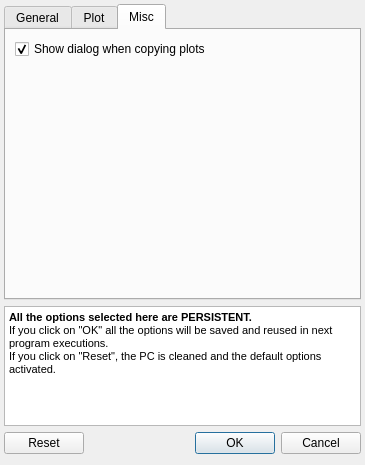
<?xml version="1.0" encoding="UTF-8"?>
<ui version="4.0">
 <class>CProgOptions</class>
 <widget class="QDialog" name="CProgOptions">
  <property name="geometry">
   <rect>
    <x>0</x>
    <y>0</y>
    <width>473</width>
    <height>453</height>
   </rect>
  </property>
  <property name="sizePolicy">
   <sizepolicy hsizetype="Fixed" vsizetype="Fixed">
    <horstretch>0</horstretch>
    <verstretch>0</verstretch>
   </sizepolicy>
  </property>
  <property name="windowTitle">
   <string>Dialog</string>
  </property>
  <layout class="QVBoxLayout" name="verticalLayout_3">
   <property name="spacing">
    <number>6</number>
   </property>
   <property name="sizeConstraint">
    <enum>QLayout::SetFixedSize</enum>
   </property>
   <property name="leftMargin">
    <number>4</number>
   </property>
   <property name="topMargin">
    <number>4</number>
   </property>
   <property name="rightMargin">
    <number>4</number>
   </property>
   <item>
    <widget class="QTabWidget" name="tabWidget">
     <property name="currentIndex">
      <number>2</number>
     </property>
     <widget class="QWidget" name="genTab">
      <attribute name="title">
       <string>General</string>
      </attribute>
      <layout class="QVBoxLayout" name="verticalLayout_4">
       <item>
        <widget class="QCheckBox" name="remWinCkb">
         <property name="text">
          <string>Remember windows' positions and sizes</string>
         </property>
        </widget>
       </item>
       <item>
        <widget class="QCheckBox" name="largeFCkb">
         <property name="text">
          <string>Use larger fonts in DataSelection Window</string>
         </property>
        </widget>
       </item>
       <item>
        <widget class="QCheckBox" name="commasCkb">
         <property name="text">
          <string>Accept commas as separators in input ADF files</string>
         </property>
        </widget>
       </item>
       <item>
        <widget class="QCheckBox" name="trimCkb">
         <property name="text">
          <string>Trim quotes at beginning and end of CSV names</string>
         </property>
        </widget>
       </item>
       <item>
        <widget class="QCheckBox" name="useOldColorsCkb">
         <property name="text">
          <string>Use R-G-B as first colors</string>
         </property>
        </widget>
       </item>
       <item>
        <widget class="QCheckBox" name="CompactMMCkb">
         <property name="text">
          <string>Compact varMenu with mat Modelica files</string>
         </property>
        </widget>
       </item>
       <item>
        <layout class="QHBoxLayout" name="horizontalLayout" stretch="0,8,0,0">
         <item>
          <spacer name="horizontalSpacer_2">
           <property name="orientation">
            <enum>Qt::Horizontal</enum>
           </property>
           <property name="sizeHint" stdset="0">
            <size>
             <width>40</width>
             <height>20</height>
            </size>
           </property>
          </spacer>
         </item>
         <item>
          <widget class="QLabel" name="label">
           <property name="text">
            <string>Default frequency for fourier analysis:</string>
           </property>
          </widget>
         </item>
         <item>
          <widget class="QLineEdit" name="freqEdit">
           <property name="maximumSize">
            <size>
             <width>50</width>
             <height>16777215</height>
            </size>
           </property>
          </widget>
         </item>
         <item>
          <spacer name="horizontalSpacer">
           <property name="orientation">
            <enum>Qt::Horizontal</enum>
           </property>
           <property name="sizeHint" stdset="0">
            <size>
             <width>40</width>
             <height>20</height>
            </size>
           </property>
          </spacer>
         </item>
        </layout>
       </item>
      </layout>
     </widget>
     <widget class="QWidget" name="plotTab">
      <attribute name="title">
       <string>Plot</string>
      </attribute>
      <layout class="QVBoxLayout" name="verticalLayout_2">
       <item>
        <widget class="QGroupBox" name="groupBox">
         <property name="title">
          <string/>
         </property>
         <layout class="QVBoxLayout" name="verticalLayout">
          <item>
           <widget class="QCheckBox" name="autoUnitCkb">
            <property name="text">
             <string>Automatically assign units to known variables</string>
            </property>
           </widget>
          </item>
          <item>
           <widget class="QCheckBox" name="useBrakCkb">
            <property name="text">
             <string>Use brackets around units of measure</string>
            </property>
           </widget>
          </item>
          <item>
           <widget class="QCheckBox" name="useGridsCkb">
            <property name="text">
             <string>Use grids</string>
            </property>
           </widget>
          </item>
          <item>
           <widget class="QCheckBox" name="useBarCkb">
            <property name="text">
             <string>Use bar chart for single frequency scan plots</string>
            </property>
           </widget>
          </item>
          <item>
           <widget class="QCheckBox" name="onlyPointsCkb">
            <property name="text">
             <string>Use dotted plots (no connecting lines)</string>
            </property>
           </widget>
          </item>
          <item>
           <spacer name="verticalSpacer">
            <property name="orientation">
             <enum>Qt::Vertical</enum>
            </property>
            <property name="sizeHint" stdset="0">
             <size>
              <width>20</width>
              <height>40</height>
             </size>
            </property>
           </spacer>
          </item>
          <item>
           <widget class="QGroupBox" name="plotPenWidthGrp">
            <property name="sizePolicy">
             <sizepolicy hsizetype="Preferred" vsizetype="Minimum">
              <horstretch>0</horstretch>
              <verstretch>0</verstretch>
             </sizepolicy>
            </property>
            <property name="maximumSize">
             <size>
              <width>16777215</width>
              <height>60</height>
             </size>
            </property>
            <property name="title">
             <string>default PlotPenWidth</string>
            </property>
            <layout class="QHBoxLayout" name="horizontalLayout_2">
             <property name="spacing">
              <number>3</number>
             </property>
             <property name="leftMargin">
              <number>4</number>
             </property>
             <property name="topMargin">
              <number>4</number>
             </property>
             <property name="rightMargin">
              <number>4</number>
             </property>
             <property name="bottomMargin">
              <number>4</number>
             </property>
             <item>
              <widget class="QRadioButton" name="widthThinBtn">
               <property name="text">
                <string>thin</string>
               </property>
              </widget>
             </item>
             <item>
              <widget class="QRadioButton" name="widthThickBtn">
               <property name="text">
                <string>thick</string>
               </property>
              </widget>
             </item>
             <item>
              <widget class="QRadioButton" name="widthAutoBtn">
               <property name="text">
                <string>auto</string>
               </property>
               <property name="checked">
                <bool>true</bool>
               </property>
              </widget>
             </item>
            </layout>
           </widget>
          </item>
         </layout>
        </widget>
       </item>
      </layout>
     </widget>
     <widget class="QWidget" name="miscTab">
      <attribute name="title">
       <string>Misc</string>
      </attribute>
      <layout class="QVBoxLayout" name="verticalLayout_5">
       <item>
        <widget class="QCheckBox" name="clpbrdDlgCkb">
         <property name="text">
          <string>Show dialog when copying plots</string>
         </property>
         <property name="checked">
          <bool>true</bool>
         </property>
        </widget>
       </item>
       <item>
        <spacer name="verticalSpacer_2">
         <property name="orientation">
          <enum>Qt::Vertical</enum>
         </property>
         <property name="sizeHint" stdset="0">
          <size>
           <width>20</width>
           <height>40</height>
          </size>
         </property>
        </spacer>
       </item>
      </layout>
     </widget>
    </widget>
   </item>
   <item>
    <widget class="QTextBrowser" name="textBrowser">
     <property name="sizePolicy">
      <sizepolicy hsizetype="Preferred" vsizetype="Maximum">
       <horstretch>0</horstretch>
       <verstretch>0</verstretch>
      </sizepolicy>
     </property>
     <property name="maximumSize">
      <size>
       <width>16777215</width>
       <height>120</height>
      </size>
     </property>
     <property name="html">
      <string>&lt;!DOCTYPE HTML PUBLIC &quot;-//W3C//DTD HTML 4.0//EN&quot; &quot;http://www.w3.org/TR/REC-html40/strict.dtd&quot;&gt;
&lt;html&gt;&lt;head&gt;&lt;meta name=&quot;qrichtext&quot; content=&quot;1&quot; /&gt;&lt;style type=&quot;text/css&quot;&gt;
p, li { white-space: pre-wrap; }
&lt;/style&gt;&lt;/head&gt;&lt;body style=&quot; font-family:'MS Shell Dlg 2'; font-size:8.25pt; font-weight:400; font-style:normal;&quot;&gt;
&lt;p style=&quot; margin-top:0px; margin-bottom:0px; margin-left:0px; margin-right:0px; -qt-block-indent:0; text-indent:0px;&quot;&gt;&lt;span style=&quot; font-size:8pt; font-weight:600;&quot;&gt;All the options selected here are PERSISTENT.&lt;/span&gt;&lt;/p&gt;
&lt;p style=&quot; margin-top:0px; margin-bottom:0px; margin-left:0px; margin-right:0px; -qt-block-indent:0; text-indent:0px;&quot;&gt;&lt;span style=&quot; font-size:8pt;&quot;&gt;If you click on &amp;quot;OK&amp;quot; all the options will be saved and reused in next program executions.&lt;/span&gt;&lt;/p&gt;
&lt;p style=&quot; margin-top:0px; margin-bottom:0px; margin-left:0px; margin-right:0px; -qt-block-indent:0; text-indent:0px;&quot;&gt;&lt;span style=&quot; font-size:8pt;&quot;&gt;If you click on &amp;quot;Reset&amp;quot;, the PC is cleaned and the default options activated.&lt;/span&gt;&lt;/p&gt;&lt;/body&gt;&lt;/html&gt;</string>
     </property>
    </widget>
   </item>
   <item>
    <widget class="QDialogButtonBox" name="buttonBox">
     <property name="orientation">
      <enum>Qt::Horizontal</enum>
     </property>
     <property name="standardButtons">
      <set>QDialogButtonBox::Cancel|QDialogButtonBox::Ok|QDialogButtonBox::Reset</set>
     </property>
    </widget>
   </item>
  </layout>
 </widget>
 <resources/>
 <connections>
  <connection>
   <sender>buttonBox</sender>
   <signal>accepted()</signal>
   <receiver>CProgOptions</receiver>
   <slot>accept()</slot>
   <hints>
    <hint type="sourcelabel">
     <x>248</x>
     <y>254</y>
    </hint>
    <hint type="destinationlabel">
     <x>157</x>
     <y>274</y>
    </hint>
   </hints>
  </connection>
  <connection>
   <sender>buttonBox</sender>
   <signal>rejected()</signal>
   <receiver>CProgOptions</receiver>
   <slot>reject()</slot>
   <hints>
    <hint type="sourcelabel">
     <x>316</x>
     <y>260</y>
    </hint>
    <hint type="destinationlabel">
     <x>286</x>
     <y>274</y>
    </hint>
   </hints>
  </connection>
 </connections>
</ui>
